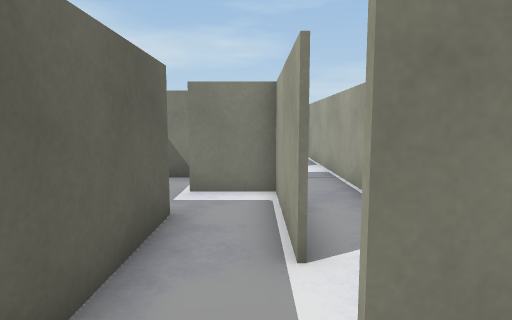
View 1 (above)

24 first-person views from a walk through a scene from a Unity 3-D project. The camera is 1.5 m above the floor, tilts 6° down and sees 75° across. The floor is counted in squares, 1 m on a side. Each view is taken from the middle of a square. On the plan, view 1 faces up. The plan holds only what a view shows up to about 15 squares ahead; the rest is blank. The player character is not drawn. Surface patterns are stand-ins for the level's own textures.

View 2
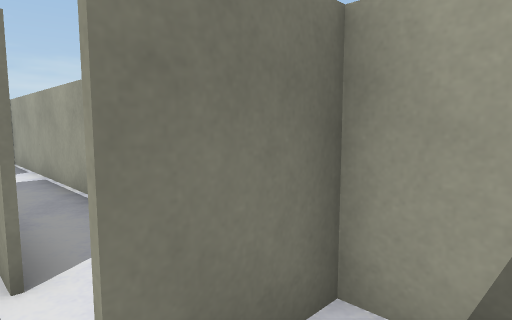

View 3
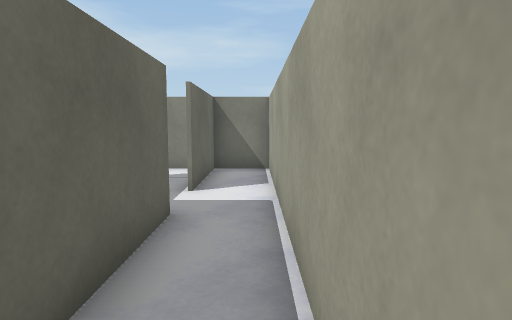

View 4
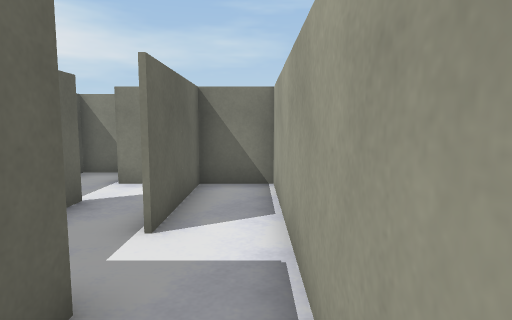

View 5
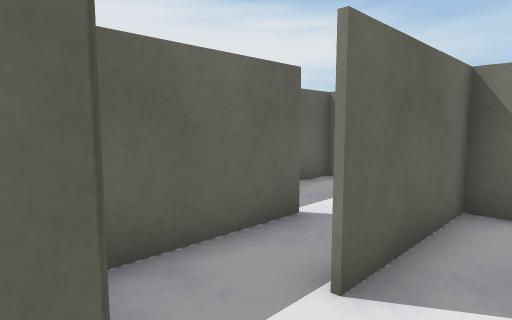

View 6
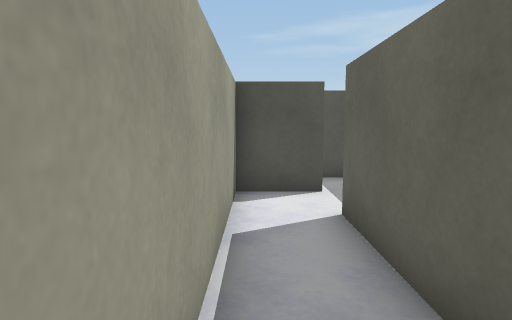

View 7
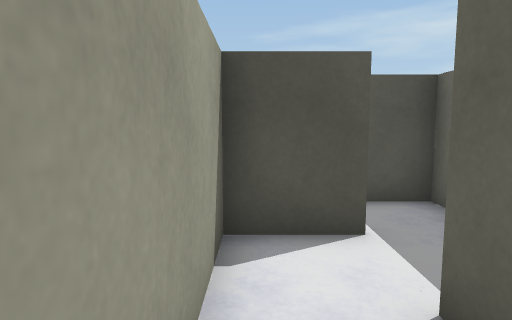

View 8
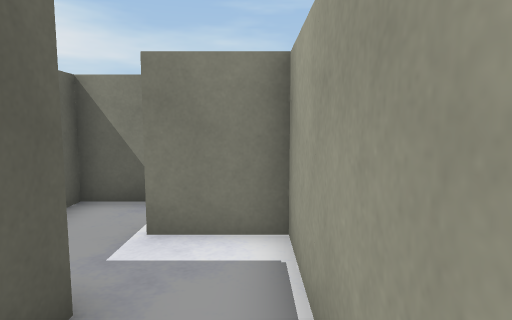

View 9
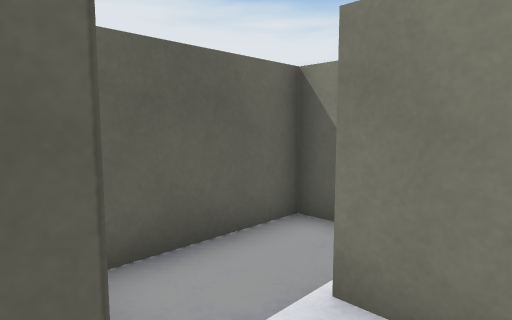

View 10
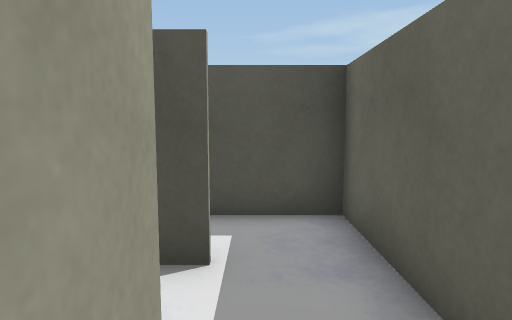

View 11
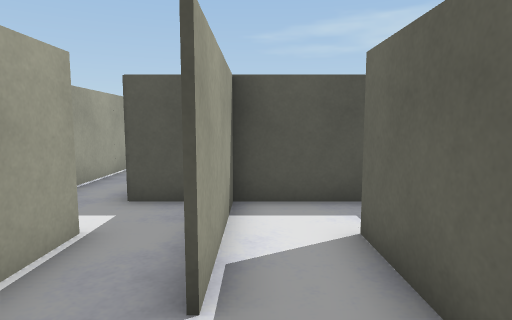

View 12
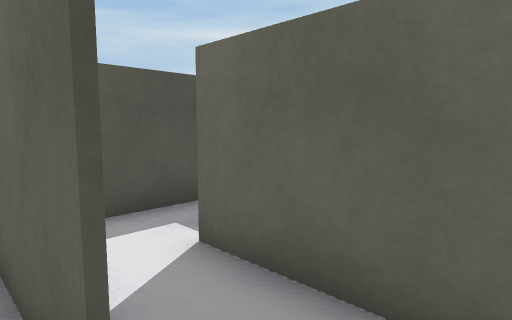

View 13
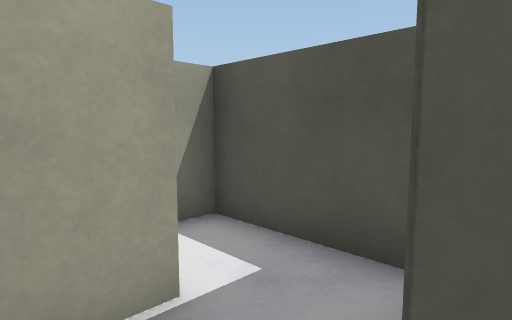

View 14
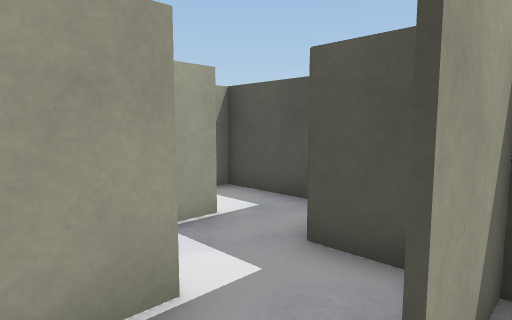

View 15
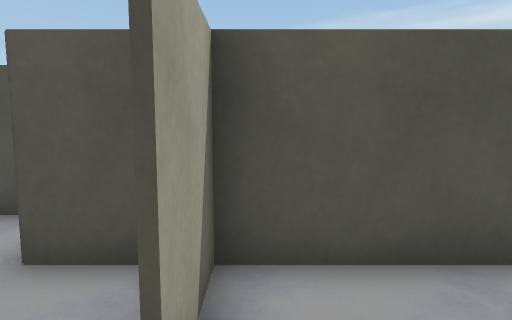

View 16
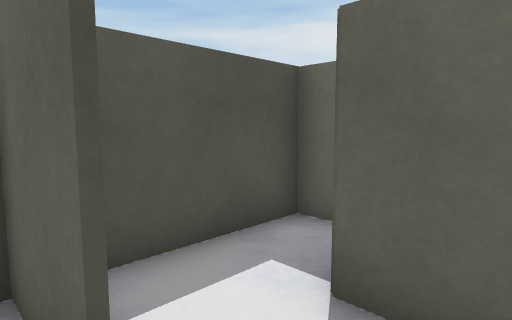

View 17
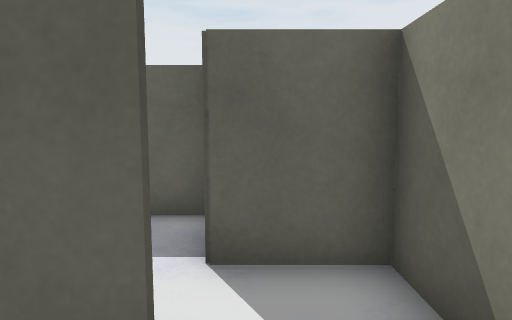

View 18
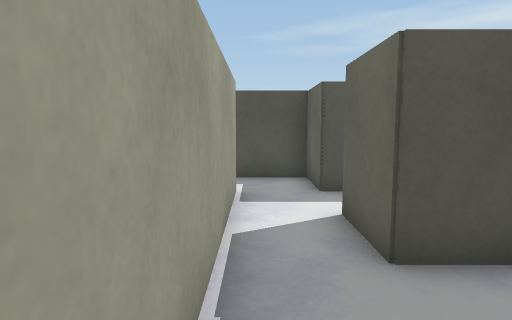

View 19
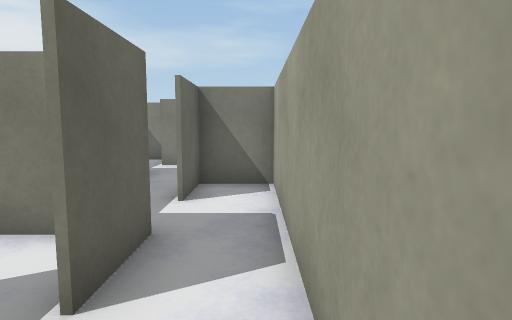

View 20
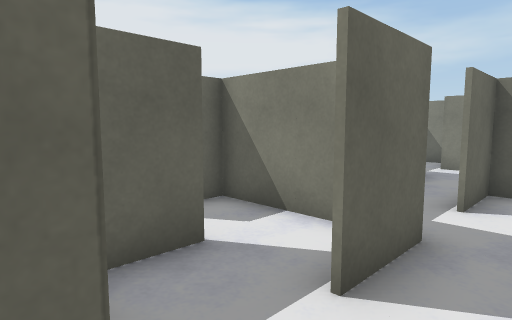

View 21
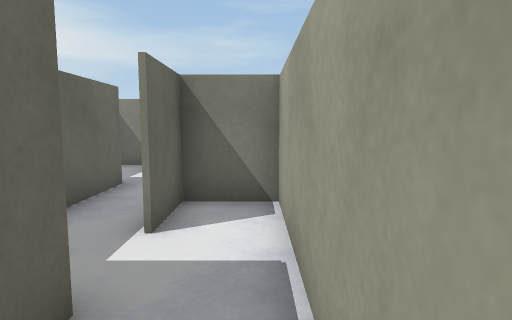

View 22
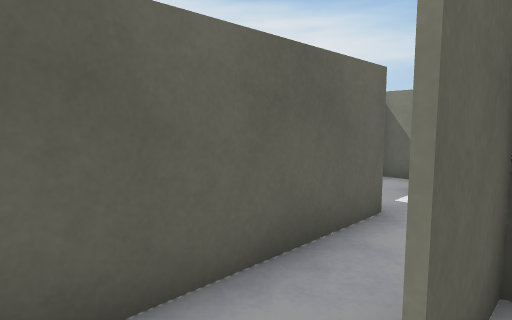

View 23
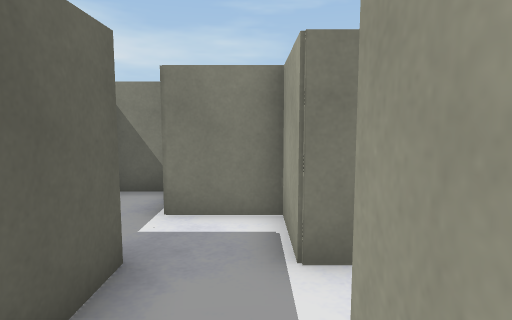

View 24
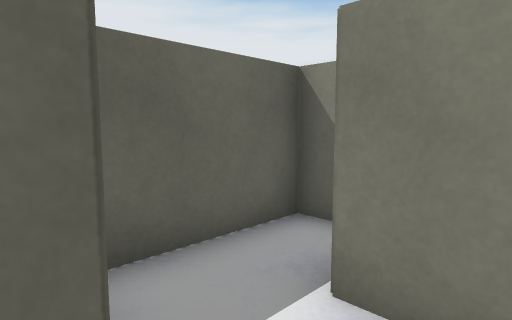

### Floor plan
Points are (right, up) in squares from view 1. A wall is a line through its corners. A room is listed if a view was taken in it or the views show most of it. See-through windows are left out.
Room 1 (views 1, 2)
walls: (2.5, 1.4) (0.5, 1.4); (2.5, 0.2) (2.5, 1.9); (-1.4, 2.6) (-1.4, -0.4) (0.9, -0.4)
ways out: opening at (0, 2) to room 3
Room 2 (views 3, 4, 5, 6, 7)
walls: (0.6, 9.5) (0.6, 3.5); (2.5, 1.9) (2.5, 15.5) (0.6, 15.5) (0.6, 11.5); (0.4, 1.6) (2.5, 1.6)
ways out: opening at (1, 3) to room 3; opening at (1, 11) to room 12
Room 3 (views 8, 9, 10)
walls: (-1.4, 5.6) (-1.4, 2.6); (0.5, 3.4) (0.5, 7.5) (-1.5, 7.5)
ways out: opening at (0, 2) to room 1; opening at (1, 3) to room 2; opening at (-1, 7) to room 10
Room 4 (view 11)
walls: (-1.6, 11.5) (-1.6, 13.5); (-2.2, 17.5) (-3.5, 17.5) (-3.5, 11.5)
ways out: opening at (-1, 14.5) to room 5; opening at (-2, 12.5) to room 11
Room 5 (view 12)
walls: (-1.4, 13.6) (-1.4, 11.4); (-0.2, 15.5) (-1.6, 15.5); (0.5, 11.5) (0.5, 13)
ways out: opening at (-1, 14.5) to room 4; opening at (0, 12.5) to room 12
Room 6 (views 13, 17, 19, 20, 21)
walls: (-5.6, 13.4) (-5.6, 14.8); (-3.5, 11.4) (-3.5, 13.6); (-7.4, 13.6) (-7.4, 11.5); (-7.1, 11.6) (-5.4, 11.6) (-5.4, 9.5) (-3.5, 9.5)
ways out: opening at (-6, 14) to room 7; opening at (-4, 14) to room 8; opening at (-3, 11) to room 11
Room 7 (views 14, 15, 16)
walls: (-6.8, 15.5) (-9.4, 15.5) (-9.4, 13.4); (-7.6, 11.5) (-7.6, 13.6); (-11.5, 13.2) (-11.5, 11.6) (-7.1, 11.6)
ways out: opening at (-6, 14) to room 6
Room 8 (views 18, 22)
walls: (-5.4, 15.5) (-5.4, 13.5); (-3.5, 13.6) (-3.5, 19.5) (-5.4, 19.5) (-5.4, 17.5)
ways out: opening at (-4, 14) to room 6; opening at (-5, 17) to room 9
Room 9 (views 23, 24)
walls: (-5.6, 18.5) (-5.6, 19.5); (-5.6, 21.5) (-5.6, 22.5); (-7.4, 21.6) (-7.4, 16.2); (-6.8, 15.5) (-5.4, 15.5)
ways out: opening at (-5, 17) to room 8; opening at (-6, 22); opening at (-5, 21)
Room 10 (no view inside)
walls: (-1.9, 9.5) (-3.5, 9.5) (-3.5, 6.2)
ways out: opening at (-1, 7) to room 3
Room 11 (no view inside)
walls: (-3.5, 9.5) (-1.6, 9.5) (-1.6, 11.5)
ways out: opening at (-2, 12.5) to room 4; opening at (-3, 11) to room 6
Room 12 (no view inside)
walls: (-1.4, 11.4) (-1.4, 10.2); (-0.6, 9.5) (0.6, 9.5)
ways out: opening at (1, 11) to room 2; opening at (0, 12.5) to room 5

Positions as (right, up) in squares from view 1, and headings:
1: (0, 0), facing up
2: (0, 0), facing up-right
3: (2, 4), facing up
4: (2, 7), facing up
5: (2, 9), facing up-left
6: (2, 9), facing down
7: (2, 6), facing down
8: (0, 3), facing up
9: (0, 5), facing up-left
10: (0, 5), facing down
11: (-2, 16), facing down
12: (-1, 15), facing down-left
13: (-6, 13), facing down-right
14: (-8, 15), facing down-right
15: (-8, 15), facing down
16: (-7, 15), facing down-left
17: (-6, 14), facing left
18: (-4, 19), facing down
19: (-4, 11), facing up
20: (-4, 11), facing up-left
21: (-4, 13), facing up
22: (-5, 16), facing up-left
23: (-6, 18), facing up
24: (-6, 21), facing up-left
